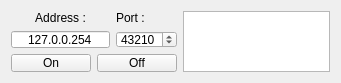
<?xml version="1.0" encoding="UTF-8"?>
<ui version="4.0">
 <class>DetecterLecteurs</class>
 <widget class="QMainWindow" name="DetecterLecteurs">
  <property name="geometry">
   <rect>
    <x>0</x>
    <y>0</y>
    <width>341</width>
    <height>83</height>
   </rect>
  </property>
  <property name="minimumSize">
   <size>
    <width>341</width>
    <height>83</height>
   </size>
  </property>
  <property name="maximumSize">
   <size>
    <width>577</width>
    <height>83</height>
   </size>
  </property>
  <property name="windowTitle">
   <string>DetecterLecteurs</string>
  </property>
  <widget class="QWidget" name="centralWidget">
   <layout class="QGridLayout" name="gridLayout">
    <item row="0" column="0" colspan="2">
     <widget class="QLabel" name="addressLabel">
      <property name="text">
       <string>Address :</string>
      </property>
      <property name="alignment">
       <set>Qt::AlignCenter</set>
      </property>
     </widget>
    </item>
    <item row="0" column="2">
     <widget class="QLabel" name="portLabel">
      <property name="text">
       <string>Port :</string>
      </property>
      <property name="alignment">
       <set>Qt::AlignLeading|Qt::AlignLeft|Qt::AlignVCenter</set>
      </property>
     </widget>
    </item>
    <item row="0" column="3" rowspan="3">
     <widget class="QTextEdit" name="textEdit">
      <property name="minimumSize">
       <size>
        <width>141</width>
        <height>0</height>
       </size>
      </property>
      <property name="maximumSize">
       <size>
        <width>16777215</width>
        <height>16777215</height>
       </size>
      </property>
     </widget>
    </item>
    <item row="1" column="0" colspan="2">
     <widget class="QLineEdit" name="addressLineEdit">
      <property name="text">
       <string notr="true">127.0.0.254</string>
      </property>
      <property name="alignment">
       <set>Qt::AlignCenter</set>
      </property>
     </widget>
    </item>
    <item row="1" column="2">
     <widget class="QSpinBox" name="portSpinBox">
      <property name="maximum">
       <number>65535</number>
      </property>
      <property name="value">
       <number>43210</number>
      </property>
     </widget>
    </item>
    <item row="2" column="0">
     <widget class="QPushButton" name="onPushButton">
      <property name="text">
       <string>On</string>
      </property>
     </widget>
    </item>
    <item row="2" column="1" colspan="2">
     <widget class="QPushButton" name="offPushButton">
      <property name="text">
       <string>Off</string>
      </property>
     </widget>
    </item>
   </layout>
  </widget>
 </widget>
 <layoutdefault spacing="6" margin="11"/>
 <resources/>
 <connections/>
</ui>
